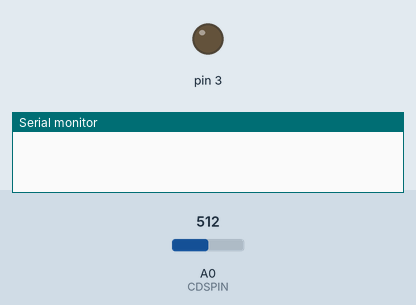
This sketch was run on a simulated Arduino Uno, built with avr-gcc and run on an emulated ATmega328P. Parts: output pins drawn as LEDs (lit = HIGH), the last lines printed to the serial monitor. Inputs (shaded band) come from the test bench; at power-on: A0 (CDSPIN) = 512.

Above: at 0.05 s.
1.3 s: A0 (CDSPIN) set to 530
At 1.75 s:
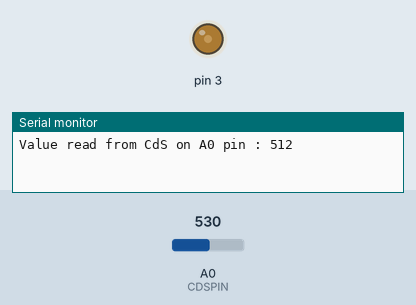
4.3 s: A0 (CDSPIN) set to 464
At 4.46 s:
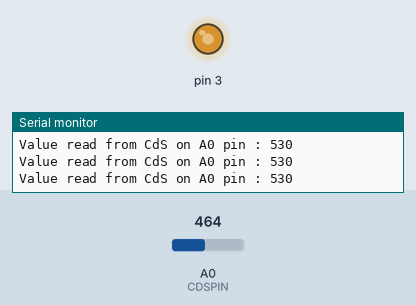
7.3 s: A0 (CDSPIN) set to 439
Timing chart, 0 to 16.3 s (numbered marks = the images above; inputs shaded):
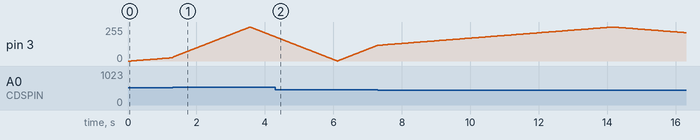

The sketch:

pwm_0519.ino
```cpp
#define CDSPIN A0

#define LED_WAIT_MILLIS_DARK     10
#define LED_WAIT_MILLIS_BRIGHT   50
#define CDS_INTERVAL_MILLIS     100
#define SERIAL_INTERVAL_MILLIS 1000

#define CDS_BRIGHT_THRESHOLD    512
#define CDS_DARK_THRESHOLD      448

typedef struct{
  uint32_t pre_run_time;
  uint32_t interval;
  void (*function)(void*);
  void* args;
}periodicTask_t;

void readCdS_value(void*);
void sendCdS_value(void*);
void pwmLED(void*);
void handlePeriodicTask(periodicTask_t*);

/*
Board : Arduino UNO
Connection :
   3 pin - 330 ohm resister - LED - GND
  5V - 10K ohm resistor-- CdS - GND
                        |- A0 pin
*/
int pwmDuty = 0;
int dir = 1;
unsigned int CdS_value = 0;
unsigned int CdS_threshold = CDS_BRIGHT_THRESHOLD;

unsigned long time_now;

periodicTask_t led_pwm = {0, LED_WAIT_MILLIS_BRIGHT, &pwmLED, NULL};
periodicTask_t cds_read = {0, CDS_INTERVAL_MILLIS, &readCdS_value, &led_pwm.interval};
periodicTask_t cds_send = {0, SERIAL_INTERVAL_MILLIS, &sendCdS_value, NULL};

void setup() {
  // put your setup code here, to run once:
  DDRD |= 0b00001000;
  TCCR2A = 0B00100011;
  TCCR2B = 0B00000001;
  Serial.begin(9600);
}

void loop() {
  // put your main code here, to run repeatedly:
  //一本道なことには変わりないので、1つの重い処理でブロックされる可能性がある
  time_now = millis();
  handlePeriodicTask(&cds_read);
  handlePeriodicTask(&cds_send);
  handlePeriodicTask(&led_pwm);

}

void handlePeriodicTask(periodicTask_t* task){
  if((time_now - (task->pre_run_time)) >= task->interval){
    task->function(task->args);
    task->pre_run_time += task->interval;
  }
}

void readCdS_value(void* arg){
  CdS_value = analogRead(CDSPIN);
  if(arg == NULL){return;}
  if(CdS_value > CdS_threshold){
    //暗いとき
    CdS_threshold = CDS_DARK_THRESHOLD;
    *((int*)arg) = LED_WAIT_MILLIS_DARK;
  }else{
    //明るいとき
    CdS_threshold = CDS_BRIGHT_THRESHOLD;
    *((int*)arg) = LED_WAIT_MILLIS_BRIGHT;
  }
}

void sendCdS_value(void* arg){
  Serial.print("Value read from CdS on A0 pin : ");
  Serial.println(CdS_value);
}

void pwmLED(void*  arg){
  OCR2B = pwmDuty;//<-analogWrite(LEDPIN, pwmDuty);
  pwmDuty += dir;

  if(pwmDuty <= 0 || pwmDuty >= 255){
    dir = -dir;
  }
}
```

Measured:
- the behaviour switches between 512 and 513 on A0 (CDSPIN) (found by bisection; images 0 and 1)
- by itself, pin 3: rises from 118/255 to 255/255 in 6.8 s, then falls to 212/255 in 2.2 s
